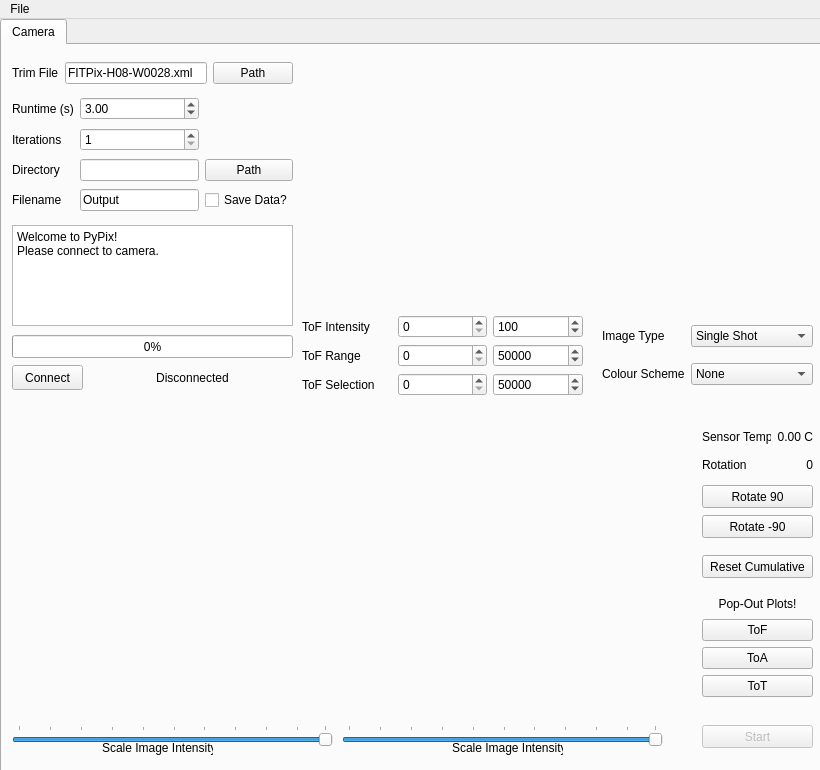
<?xml version="1.0" encoding="UTF-8"?>
<ui version="4.0">
 <class>MainWindow</class>
 <widget class="QMainWindow" name="MainWindow">
  <property name="geometry">
   <rect>
    <x>0</x>
    <y>0</y>
    <width>820</width>
    <height>770</height>
   </rect>
  </property>
  <property name="sizePolicy">
   <sizepolicy hsizetype="Fixed" vsizetype="Fixed">
    <horstretch>0</horstretch>
    <verstretch>0</verstretch>
   </sizepolicy>
  </property>
  <property name="minimumSize">
   <size>
    <width>820</width>
    <height>770</height>
   </size>
  </property>
  <property name="maximumSize">
   <size>
    <width>820</width>
    <height>770</height>
   </size>
  </property>
  <property name="windowTitle">
   <string>PyPix Viewer</string>
  </property>
  <widget class="QWidget" name="centralwidget">
   <property name="sizePolicy">
    <sizepolicy hsizetype="Preferred" vsizetype="Preferred">
     <horstretch>0</horstretch>
     <verstretch>0</verstretch>
    </sizepolicy>
   </property>
   <widget class="QTabWidget" name="tabWidget">
    <property name="geometry">
     <rect>
      <x>0</x>
      <y>0</y>
      <width>831</width>
      <height>881</height>
     </rect>
    </property>
    <property name="currentIndex">
     <number>0</number>
    </property>
    <widget class="QWidget" name="_tab">
     <attribute name="title">
      <string>Camera</string>
     </attribute>
     <widget class="QPushButton" name="_reset_cumulative">
      <property name="enabled">
       <bool>true</bool>
      </property>
      <property name="geometry">
       <rect>
        <x>700</x>
        <y>510</y>
        <width>111</width>
        <height>23</height>
       </rect>
      </property>
      <property name="text">
       <string>Reset Cumulative</string>
      </property>
     </widget>
     <widget class="QPushButton" name="_rotate_c">
      <property name="enabled">
       <bool>true</bool>
      </property>
      <property name="geometry">
       <rect>
        <x>700</x>
        <y>440</y>
        <width>111</width>
        <height>23</height>
       </rect>
      </property>
      <property name="text">
       <string>Rotate 90</string>
      </property>
     </widget>
     <widget class="QPushButton" name="_button">
      <property name="enabled">
       <bool>false</bool>
      </property>
      <property name="geometry">
       <rect>
        <x>700</x>
        <y>680</y>
        <width>111</width>
        <height>23</height>
       </rect>
      </property>
      <property name="text">
       <string>Start</string>
      </property>
     </widget>
     <widget class="QPushButton" name="_rotate_cc">
      <property name="enabled">
       <bool>true</bool>
      </property>
      <property name="geometry">
       <rect>
        <x>700</x>
        <y>470</y>
        <width>111</width>
        <height>23</height>
       </rect>
      </property>
      <property name="text">
       <string>Rotate -90</string>
      </property>
     </widget>
     <widget class="QPlainTextEdit" name="_plainTextEdit">
      <property name="geometry">
       <rect>
        <x>10</x>
        <y>180</y>
        <width>281</width>
        <height>101</height>
       </rect>
      </property>
      <property name="readOnly">
       <bool>true</bool>
      </property>
      <property name="plainText">
       <string>Welcome to PyPix!
Please connect to camera.</string>
      </property>
     </widget>
     <widget class="PlotWidget" name="_tof_plot" native="true">
      <property name="geometry">
       <rect>
        <x>300</x>
        <y>10</y>
        <width>511</width>
        <height>251</height>
       </rect>
      </property>
      <property name="autoFillBackground">
       <bool>false</bool>
      </property>
     </widget>
     <widget class="QProgressBar" name="_progressBar">
      <property name="geometry">
       <rect>
        <x>10</x>
        <y>290</y>
        <width>281</width>
        <height>23</height>
       </rect>
      </property>
      <property name="value">
       <number>0</number>
      </property>
      <property name="alignment">
       <set>Qt::AlignCenter</set>
      </property>
     </widget>
     <widget class="QWidget" name="gridLayoutWidget_3">
      <property name="geometry">
       <rect>
        <x>10</x>
        <y>50</y>
        <width>281</width>
        <height>121</height>
       </rect>
      </property>
      <layout class="QGridLayout" name="gridLayout_3">
       <item row="2" column="1">
        <widget class="QLabel" name="label_10">
         <property name="text">
          <string>Directory</string>
         </property>
        </widget>
       </item>
       <item row="2" column="3">
        <widget class="QPushButton" name="_path_button">
         <property name="text">
          <string>Path</string>
         </property>
        </widget>
       </item>
       <item row="3" column="3">
        <widget class="QCheckBox" name="_save_box">
         <property name="text">
          <string>Save Data?</string>
         </property>
        </widget>
       </item>
       <item row="3" column="1">
        <widget class="QLabel" name="label_11">
         <property name="text">
          <string>Filename </string>
         </property>
        </widget>
       </item>
       <item row="0" column="1">
        <widget class="QLabel" name="label">
         <property name="text">
          <string>Runtime (s)</string>
         </property>
        </widget>
       </item>
       <item row="2" column="2">
        <widget class="QLineEdit" name="_dir_name"/>
       </item>
       <item row="3" column="2">
        <widget class="QLineEdit" name="_file_name">
         <property name="text">
          <string>Output</string>
         </property>
        </widget>
       </item>
       <item row="1" column="1">
        <widget class="QLabel" name="label_2">
         <property name="text">
          <string>Iterations</string>
         </property>
        </widget>
       </item>
       <item row="1" column="2">
        <widget class="QSpinBox" name="_iterations">
         <property name="minimum">
          <number>1</number>
         </property>
         <property name="maximum">
          <number>100</number>
         </property>
        </widget>
       </item>
       <item row="0" column="2">
        <widget class="QDoubleSpinBox" name="_runtime">
         <property name="minimum">
          <double>1.000000000000000</double>
         </property>
         <property name="maximum">
          <double>100000.000000000000000</double>
         </property>
         <property name="value">
          <double>3.000000000000000</double>
         </property>
        </widget>
       </item>
      </layout>
     </widget>
     <widget class="QWidget" name="gridLayoutWidget_4">
      <property name="geometry">
       <rect>
        <x>600</x>
        <y>270</y>
        <width>211</width>
        <height>81</height>
       </rect>
      </property>
      <layout class="QGridLayout" name="gridLayout_4">
       <item row="0" column="1" colspan="2">
        <widget class="QComboBox" name="_view">
         <item>
          <property name="text">
           <string>Single Shot</string>
          </property>
         </item>
         <item>
          <property name="text">
           <string>Cumulative</string>
          </property>
         </item>
        </widget>
       </item>
       <item row="0" column="0">
        <widget class="QLabel" name="label_7">
         <property name="text">
          <string>Image Type</string>
         </property>
        </widget>
       </item>
       <item row="1" column="1" colspan="2">
        <widget class="QComboBox" name="_colourmap">
         <item>
          <property name="text">
           <string>None</string>
          </property>
         </item>
        </widget>
       </item>
       <item row="1" column="0">
        <widget class="QLabel" name="label_8">
         <property name="text">
          <string>Colour Scheme</string>
         </property>
        </widget>
       </item>
      </layout>
     </widget>
     <widget class="QWidget" name="_ToT" native="true">
      <property name="geometry">
       <rect>
        <x>340</x>
        <y>360</y>
        <width>324</width>
        <height>324</height>
       </rect>
      </property>
     </widget>
     <widget class="QPushButton" name="_camera_connect_button">
      <property name="geometry">
       <rect>
        <x>10</x>
        <y>320</y>
        <width>71</width>
        <height>25</height>
       </rect>
      </property>
      <property name="text">
       <string>Connect</string>
      </property>
     </widget>
     <widget class="QWidget" name="gridLayoutWidget_5">
      <property name="geometry">
       <rect>
        <x>10</x>
        <y>10</y>
        <width>281</width>
        <height>36</height>
       </rect>
      </property>
      <layout class="QGridLayout" name="gridLayout_6">
       <item row="0" column="1">
        <widget class="QLineEdit" name="_trim_dir">
         <property name="text">
          <string>FITPix-H08-W0028.xml</string>
         </property>
        </widget>
       </item>
       <item row="0" column="0">
        <widget class="QLabel" name="label_13">
         <property name="text">
          <string>Trim File</string>
         </property>
        </widget>
       </item>
       <item row="0" column="2">
        <widget class="QPushButton" name="_trim_button">
         <property name="text">
          <string>Path</string>
         </property>
        </widget>
       </item>
      </layout>
     </widget>
     <widget class="QWidget" name="gridLayoutWidget_6">
      <property name="geometry">
       <rect>
        <x>700</x>
        <y>380</y>
        <width>111</width>
        <height>51</height>
       </rect>
      </property>
      <layout class="QGridLayout" name="gridLayout_5">
       <item row="0" column="1">
        <widget class="QLabel" name="_sensor_temp">
         <property name="layoutDirection">
          <enum>Qt::LeftToRight</enum>
         </property>
         <property name="text">
          <string>0.00 C</string>
         </property>
         <property name="alignment">
          <set>Qt::AlignRight|Qt::AlignTrailing|Qt::AlignVCenter</set>
         </property>
        </widget>
       </item>
       <item row="0" column="0">
        <widget class="QLabel" name="label_20">
         <property name="text">
          <string>Sensor Temp</string>
         </property>
        </widget>
       </item>
       <item row="1" column="0">
        <widget class="QLabel" name="label_21">
         <property name="text">
          <string>Rotation</string>
         </property>
        </widget>
       </item>
       <item row="1" column="1">
        <widget class="QLabel" name="_rotation">
         <property name="layoutDirection">
          <enum>Qt::LeftToRight</enum>
         </property>
         <property name="text">
          <string>0</string>
         </property>
         <property name="alignment">
          <set>Qt::AlignRight|Qt::AlignTrailing|Qt::AlignVCenter</set>
         </property>
        </widget>
       </item>
      </layout>
     </widget>
     <widget class="QWidget" name="gridLayoutWidget_10">
      <property name="geometry">
       <rect>
        <x>300</x>
        <y>270</y>
        <width>281</width>
        <height>81</height>
       </rect>
      </property>
      <layout class="QGridLayout" name="gridLayout_10">
       <item row="0" column="1">
        <widget class="QSpinBox" name="_min_y">
         <property name="maximum">
          <number>100000</number>
         </property>
         <property name="value">
          <number>0</number>
         </property>
        </widget>
       </item>
       <item row="2" column="1">
        <widget class="QSpinBox" name="_min_x">
         <property name="maximum">
          <number>4094</number>
         </property>
         <property name="value">
          <number>0</number>
         </property>
        </widget>
       </item>
       <item row="0" column="0">
        <widget class="QLabel" name="label_22">
         <property name="text">
          <string>ToF Intensity</string>
         </property>
        </widget>
       </item>
       <item row="0" column="2">
        <widget class="QSpinBox" name="_max_y">
         <property name="minimum">
          <number>1</number>
         </property>
         <property name="maximum">
          <number>100000</number>
         </property>
         <property name="value">
          <number>100</number>
         </property>
        </widget>
       </item>
       <item row="2" column="2">
        <widget class="QSpinBox" name="_max_x">
         <property name="minimum">
          <number>1</number>
         </property>
         <property name="maximum">
          <number>500000</number>
         </property>
         <property name="value">
          <number>50000</number>
         </property>
        </widget>
       </item>
       <item row="1" column="0">
        <widget class="QLabel" name="label_24">
         <property name="text">
          <string>ToF Range</string>
         </property>
        </widget>
       </item>
       <item row="1" column="2">
        <widget class="QSpinBox" name="_tof_range_max">
         <property name="maximum">
          <number>500000</number>
         </property>
         <property name="value">
          <number>50000</number>
         </property>
        </widget>
       </item>
       <item row="1" column="1">
        <widget class="QSpinBox" name="_tof_range_min">
         <property name="maximum">
          <number>4094</number>
         </property>
        </widget>
       </item>
       <item row="2" column="0">
        <widget class="QLabel" name="label_26">
         <property name="text">
          <string>ToF Selection</string>
         </property>
        </widget>
       </item>
      </layout>
     </widget>
     <widget class="QLabel" name="label_6">
      <property name="geometry">
       <rect>
        <x>450</x>
        <y>695</y>
        <width>111</width>
        <height>16</height>
       </rect>
      </property>
      <property name="text">
       <string>Scale Image Intensity</string>
      </property>
     </widget>
     <widget class="QSlider" name="_vmax_ToT">
      <property name="geometry">
       <rect>
        <x>340</x>
        <y>680</y>
        <width>321</width>
        <height>22</height>
       </rect>
      </property>
      <property name="value">
       <number>99</number>
      </property>
      <property name="orientation">
       <enum>Qt::Horizontal</enum>
      </property>
      <property name="tickPosition">
       <enum>QSlider::TicksAbove</enum>
      </property>
      <property name="tickInterval">
       <number>10</number>
      </property>
     </widget>
     <widget class="QWidget" name="verticalLayoutWidget">
      <property name="geometry">
       <rect>
        <x>700</x>
        <y>550</y>
        <width>111</width>
        <height>102</height>
       </rect>
      </property>
      <layout class="QVBoxLayout" name="verticalLayout">
       <item>
        <widget class="QLabel" name="label_35">
         <property name="text">
          <string>Pop-Out Plots!</string>
         </property>
         <property name="alignment">
          <set>Qt::AlignCenter</set>
         </property>
        </widget>
       </item>
       <item>
        <widget class="QPushButton" name="_pop_tof">
         <property name="text">
          <string>ToF</string>
         </property>
        </widget>
       </item>
       <item>
        <widget class="QPushButton" name="_pop_toa">
         <property name="text">
          <string>ToA</string>
         </property>
        </widget>
       </item>
       <item>
        <widget class="QPushButton" name="_pop_tot">
         <property name="text">
          <string>ToT</string>
         </property>
        </widget>
       </item>
      </layout>
     </widget>
     <widget class="QLabel" name="_camera_connect">
      <property name="geometry">
       <rect>
        <x>90</x>
        <y>320</y>
        <width>201</width>
        <height>25</height>
       </rect>
      </property>
      <property name="text">
       <string>Disconnected</string>
      </property>
      <property name="alignment">
       <set>Qt::AlignCenter</set>
      </property>
     </widget>
     <widget class="QWidget" name="_ToA" native="true">
      <property name="geometry">
       <rect>
        <x>0</x>
        <y>360</y>
        <width>324</width>
        <height>324</height>
       </rect>
      </property>
     </widget>
     <widget class="QSlider" name="_vmax_ToA">
      <property name="geometry">
       <rect>
        <x>10</x>
        <y>680</y>
        <width>321</width>
        <height>22</height>
       </rect>
      </property>
      <property name="value">
       <number>99</number>
      </property>
      <property name="orientation">
       <enum>Qt::Horizontal</enum>
      </property>
      <property name="tickPosition">
       <enum>QSlider::TicksAbove</enum>
      </property>
      <property name="tickInterval">
       <number>10</number>
      </property>
     </widget>
     <widget class="QLabel" name="label_14">
      <property name="geometry">
       <rect>
        <x>100</x>
        <y>695</y>
        <width>111</width>
        <height>16</height>
       </rect>
      </property>
      <property name="text">
       <string>Scale Image Intensity</string>
      </property>
     </widget>
    </widget>
   </widget>
  </widget>
  <widget class="QMenuBar" name="menubar">
   <property name="geometry">
    <rect>
     <x>0</x>
     <y>0</y>
     <width>820</width>
     <height>21</height>
    </rect>
   </property>
   <widget class="QMenu" name="menuFile">
    <property name="title">
     <string>File</string>
    </property>
    <addaction name="actionSave_setup"/>
   </widget>
   <addaction name="menuFile"/>
  </widget>
  <action name="actionMark">
   <property name="text">
    <string>Mark</string>
   </property>
  </action>
  <action name="actionSave_setup">
   <property name="text">
    <string>Save setup</string>
   </property>
  </action>
 </widget>
 <customwidgets>
  <customwidget>
   <class>PlotWidget</class>
   <extends>QWidget</extends>
   <header>pyqtgraph</header>
   <container>1</container>
  </customwidget>
 </customwidgets>
 <tabstops>
  <tabstop>_trim_dir</tabstop>
  <tabstop>_trim_button</tabstop>
  <tabstop>_path_button</tabstop>
  <tabstop>_save_box</tabstop>
  <tabstop>_plainTextEdit</tabstop>
  <tabstop>_camera_connect_button</tabstop>
  <tabstop>_min_y</tabstop>
  <tabstop>_max_y</tabstop>
  <tabstop>_tof_range_min</tabstop>
  <tabstop>_tof_range_max</tabstop>
  <tabstop>_min_x</tabstop>
  <tabstop>_max_x</tabstop>
  <tabstop>_view</tabstop>
  <tabstop>_colourmap</tabstop>
  <tabstop>_pop_tof</tabstop>
  <tabstop>_pop_toa</tabstop>
  <tabstop>_pop_tot</tabstop>
  <tabstop>_rotate_c</tabstop>
  <tabstop>_rotate_cc</tabstop>
  <tabstop>_reset_cumulative</tabstop>
  <tabstop>_vmax_ToT</tabstop>
  <tabstop>_button</tabstop>
  <tabstop>tabWidget</tabstop>
 </tabstops>
 <resources/>
 <connections/>
</ui>
